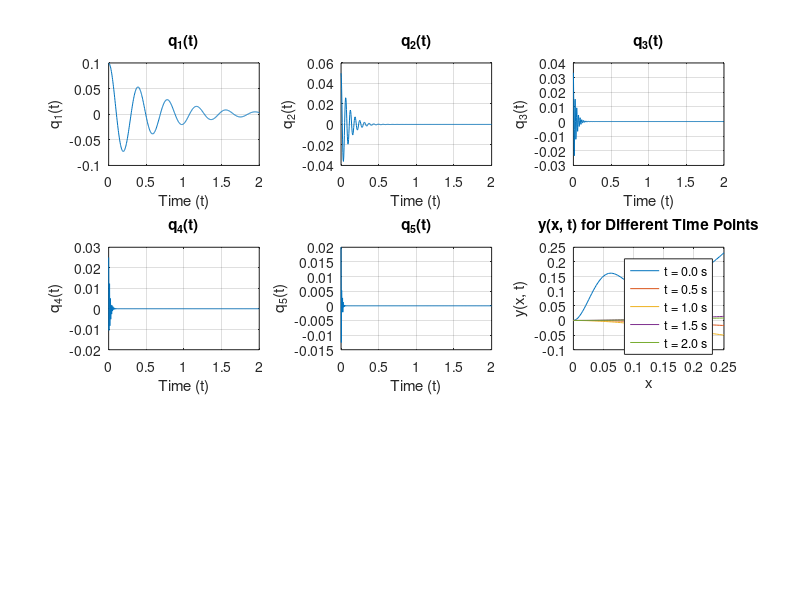

MATLAB code for this plot:
function sine
   % Constants
   beta_values = [7.5, 18.776, 31.419, 43.982, 56.549];
   L = 0.25;
   N = 5;  % Number of equations
   % Coefficients for each mode
   a = [3.248, 20.355, 56.994, 111.685, 184.623];
   b = [263.804, 10358.158, 81206.525, 311837.785, 852137.646];
   c = [0.1136, 0.4131, 0.9280, 1.3417, 1.512];
   % Time span for the solution
   t_span = [0, 2];  % 2 seconds
   t_values = linspace(t_span(1), t_span(2), 500);
   % Solve for each q_i(t)
   q_values = zeros(N, length(t_values));
   for i = 1:N
       initial_conditions = [0.1 / i, 0];  % q_i(0) = 0.1/i, q_i'(0) = 0
       [t, sol] = ode45(@(t, q) odefun(t, q, a(i), b(i), c(i)), t_span, initial_conditions);
       q_values(i, :) = interp1(t, sol(:, 1), t_values);
   end
   % Range of x values
   x_range = linspace(0, 0.25, 100);
   % Initialize a matrix to store y(x, t) for different x and t
   y_values_2d = zeros(length(x_range), length(t_values));
   % Calculate y(x, t) for each x in the range
   for j = 1:length(x_range)
       for i = 1:N
           w_i_value = w_i(x_range(j), beta_values(i), L);
           y_values_2d(j, :) = y_values_2d(j, :) + w_i_value .* q_values(i, :);
       end
   end
   % Plotting q_i(t) and y(x, t)
   figure;
   % Plot each q_i(t)
   for i = 1:N
       subplot(3, 3, i);
       plot(t_values, q_values(i, :));
       title(sprintf('q_%d(t)', i));
       xlabel('Time (t)');
       ylabel(sprintf('q_%d(t)', i));
       grid on;
   end
   % Plot y(x, t) for selected time points
   subplot(3, 3, N + 1);
   selected_time_points = [0, 0.5, 1, 1.5, 2];  % Example time points in seconds
   for time_point = selected_time_points
       [~, idx] = min(abs(t_values - time_point));
       plot(x_range, y_values_2d(:, idx), 'DisplayName', sprintf('t = %.1f s', time_point));
       hold on;
   end
   title('y(x, t) for Different Time Points');
   xlabel('x');
   ylabel('y(x, t)');
   legend;
   grid on;
   hold off;
end

function dydt = odefun(t, q, a, b, c)
   A = sin(t);  % Changed to a sinusoidal input
   dydt = [q(2); A * c - a * q(2) - b * q(1)];
end

function val = w_i(x, beta, L)
   sin_betaL = sin(beta * L);
   sinh_betaL = sinh(beta * L);
   cos_betaL = cos(beta * L);
   cosh_betaL = cosh(beta * L);
   val = (1 ./ (sin_betaL - sinh_betaL)) .* ...
       ((sin_betaL - sinh_betaL) .* (sin(beta * x) - sinh(beta * x)) + ...
        (cos_betaL + cosh_betaL) .* (cos(beta * x) - cosh(beta * x)));
end
